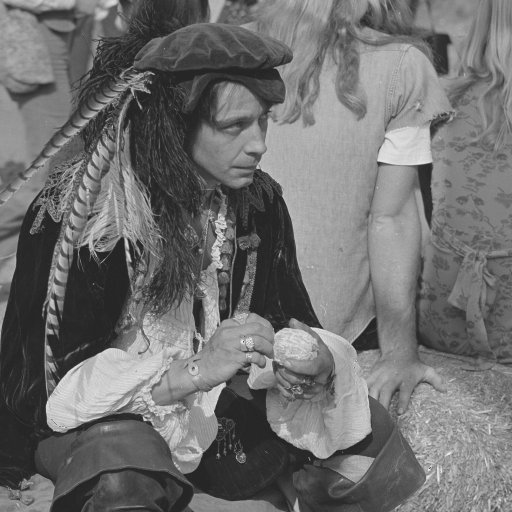
%> input picture A2PengyuWang0425157/Q1/pirate.tif, 512 x 512 px
$ octave Q1a.m   (GNU Octave 9; MATLAB toolbox functions it lacks are replaced by stand-ins)
%> lines starting %> are read from the running program, lines starting %| are printed output that depends on the picture
clear;
clc;
close all;

pirate = imread("pirate.tif");
%> pirate is the input picture: size 512x512 uint8; min 36, max 241, mean 111.6
pirate = im2double(pirate);
%> pirate: size 512x512 double
subplot(1,3,1);
imshow(pirate);
title('Original image');
[r,c] = size(pirate);
%> r = 512; c = 512

S = fftshift(fft2(pirate));
subplot(1,3,2);
title('Fourier Transform graph');
imshow(mat2gray(log(1+abs(S))));
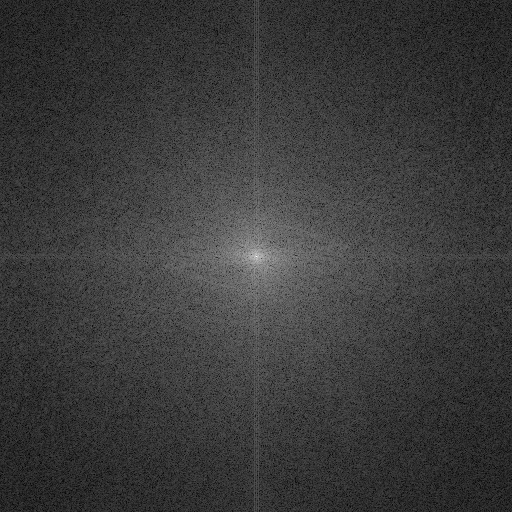
%> displayed picture: size 512x512, on the screen's scale of 0 to 255; min 0, max 255, mean 58.2

[M,N] = size(S);
%> M = 512; N = 512
S1 = S;

S1(0.75*M:M,0.75*N:N)=0;
P = angle(S);
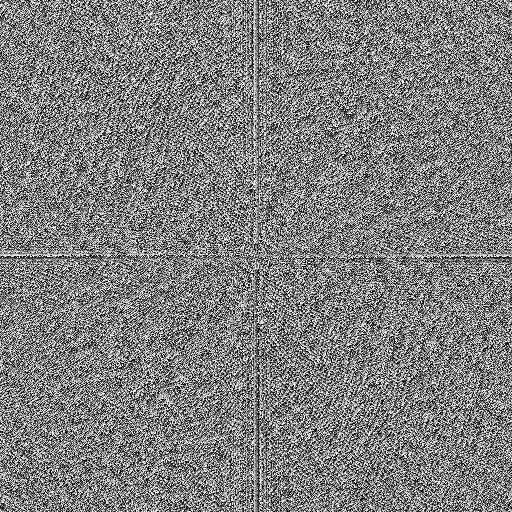
%> P: size 512x512 double; min -3.14, max 3.14, mean 1.2e-05; drawn with min black and max white
newFt = abs(S1).*exp(sqrt(-1).*P);

inewFt = ifft2(fftshift(newFt));
res = real(inewFt);
subplot(1,3,3);
imshow(res);
title('Recovered image');
